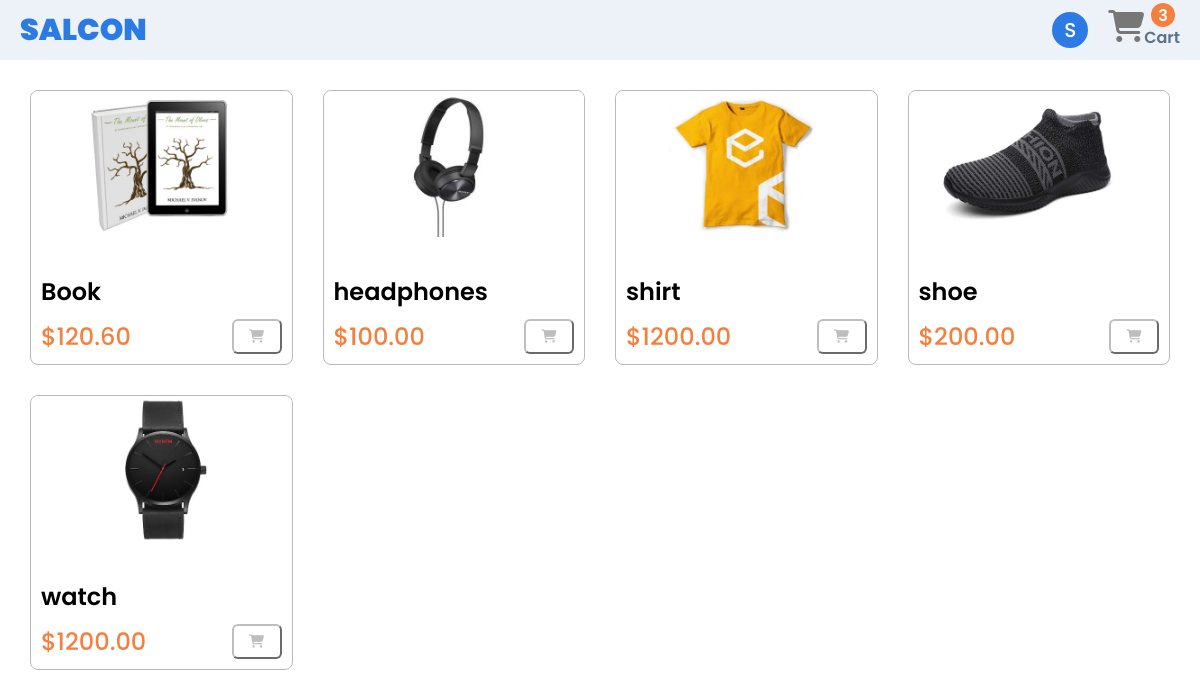
The app's page / (signed in) with its own data.
### base/models.py (models this page shows, shortened)
class User(AbstractBaseUser, PermissionsMixin):
    email = models.EmailField(db_index=True, unique=True, max_length=254)
    first_name = models.CharField(max_length=240)
    last_name = models.CharField(max_length=255)
    is_staff = models.BooleanField(default=True)
    is_active = models.BooleanField(default=True)
    is_superuser = models.BooleanField(default=False)
    objects = customeUserManager()
    USERNAME_FIELD = 'email'
    REQUIRED_FIELDS = ['first_name', 'last_name']
    class Meta:
        verbose_name = 'User'
        verbose_name_plural = 'Users'
    def getInitial(self):
        return self.first_name[0].upper()

class products(models.Model):
    image = models.ImageField(null=True, blank=True, upload_to="products/")
    name = models.CharField(max_length=70)
    price = models.DecimalField(max_digits=10, decimal_places=2)

### base/views.py (the view)
# urls.py: path('', views.homePage.as_view(), name="home-page"),
class homePage(ListView):
    template_name = "base/Home.html"
    model = products
    context_object_name = 'products'
    def get_context_data(self, **kwargs):
        context = super().get_context_data(**kwargs)
        if self.request.user.is_authenticated:
            user_orders = orderItem.objects.filter(cumstomer = self.request.user)
            context["cart_total"] = get_totalOrders(user_orders)
        else:
            context["cart_total"] = getTotalItems(self.request)
        return context
    def get(self, request, *args, **kwargs):
        getTotalItems(request)
        return super().get(request, *args, **kwargs)

### base/utils.py (called while the page is built)
def say(request):
    try:
        cart_products = json.loads(request.COOKIES['items'])
        return cart_products
    except Exception as e:
        return {}

def getTotalItems(request):
    product_list = say(request)
    total = 0
    for product in product_list:
        total += product_list[product]['quantity']
    return total

def get_totalOrders(user_orders):
    total_orders = 0
    for user_order in user_orders:
        total_orders += user_order.quantity
    return total_orders

### base/templates/base/Home.html
{% extends 'base/main.html' %}
{%  block content %}
<div class="product-grid">
    {% for product in products %}
    <div class="product">
        <img class="product-image" src="{{product.image.url}}" width="300px">
        <span class="product-name">{{product.name}}</span>
        <div>
            <span class="product-price">${{product.price}}</span>
            <button class="cart-btn" data-product="{{product.name}}" data-action="create">
                <i class="fa-solid fa-cart-shopping cart-btn"></i>
            </button>
        </div>
    </div>
    {% endfor %}
</div>
{% endblock %}

### base/templates/base/main.html (shortened to what this page needs)
{% load static %}
<!DOCTYPE html>
<html lang="en">
<head>
    <link rel="stylesheet" href="{% static '/css/style.css' %}">
    <link rel="stylesheet" href="{% static '/css/payment.css' %}">
    <link rel="stylesheet" href="{% static '/css/addAddress.css' %}">
</head>
<body>
    <header>
        <a href="{% url 'home-page' %}" class="logo">SALCON</a>
        <div class="acc">
            {% if user.is_authenticated %}
            <div class="dropDown">
                <div class="user" onclick=" toogleMenu() ">
                    <button>{{ user.getInitial }}</button>
                </div>
            </div>
            {% else %}
                <a href="{% url 'login' %}" class="login">Login</a>
            {% endif %}
            <a href="{% url 'checkout' %}" class="cart">
                <i class="fa-solid fa-cart-shopping fa-2x"></i>
                <span class="cart-count">{{cart_total}}</span>
                <p>Cart</p>
            </a>
        </div>
    </header>
    <main>
        {% block content %}
        {% endblock %}
    </main>
</body>
</html>

### static/css/style.css (style rules this page uses)
* { padding: 0; margin: 0; box-sizing: border-box; font-family: 'Poppins', sans-serif; }
header { display: flex; justify-content: space-between; background-color: rgb(237, 242, 249); height: 60px; align-items: center; padding: 0 20px; }
header .logo { text-decoration: none; font-size: 30px; font-weight: 900; color: rgb(44, 123, 229); }
header .cart { display: flex; position: relative; cursor: pointer; text-decoration: none; }
header .cart i { color: rgb(119, 119, 119); }
header .cart p { margin-top: 15px; font-weight: 600; color: rgb(89, 114, 136); }
header .cart span { display: flex; justify-content: center; align-items: center; width: 24px; height: 24px; position: absolute; background-color: rgb(245, 128, 62); border-radius: 40px; top: -7px; right: 5px; font-weight: 600; color: white; }
main .product-grid { display: grid; grid-template-columns: 1fr 1fr 1fr 1fr; column-gap: 30px; row-gap: 30px; padding: 30px; }
main .product-grid .product { width: 100%; border: 1px solid; border-radius: 8px; border-color: rgb(185, 185, 185); }
main .product-grid .product div { margin-top: 10px; margin-bottom: 10px; display: flex; justify-content: space-between; padding: 0 10px; }
.product-price { font-size: 1.5rem; font-weight: 500; color: rgb(245, 128, 62); }
main .product-grid .product div button { width: 50px; border-color: rgb(190, 190, 190); box-shadow: 10px; border-radius: 6px; background-color: white; cursor: pointer; }
.cart-btn { color: rgb(190, 190, 190); }
main .product-grid .product .product-name { font-size: 1.5rem; font-weight: 530; margin-left: 10px; }
main .product-grid .product .product-image { width: 100%; border-top-left-radius: 8px; border-top-right-radius: 8px; margin-bottom: 30px; }
.user { display: flex; justify-content: center; align-items: center; margin-left: 50px; width: 20px; height: 15px; padding: 18px; background-color: rgb(44, 123, 229); color: white; font-weight: 500; font-size: 20px; border-radius: 100% }
.user button { all: unset; color: white; cursor: pointer; }
.acc { display: flex; column-gap: 20px; align-items: center; justify-self: center; }

### records on screen
User: getInitial "S"
products: image (picture), name "Book", price "120.60"
products: image (picture), name "headphones", price "100.00"
products: image (picture), name "shirt", price "1200.00"
products: image (picture), name "shoe", price "200.00"
products: image (picture), name "watch", price "1200.00"

### other values on screen
{{ cart_total }} "3"
